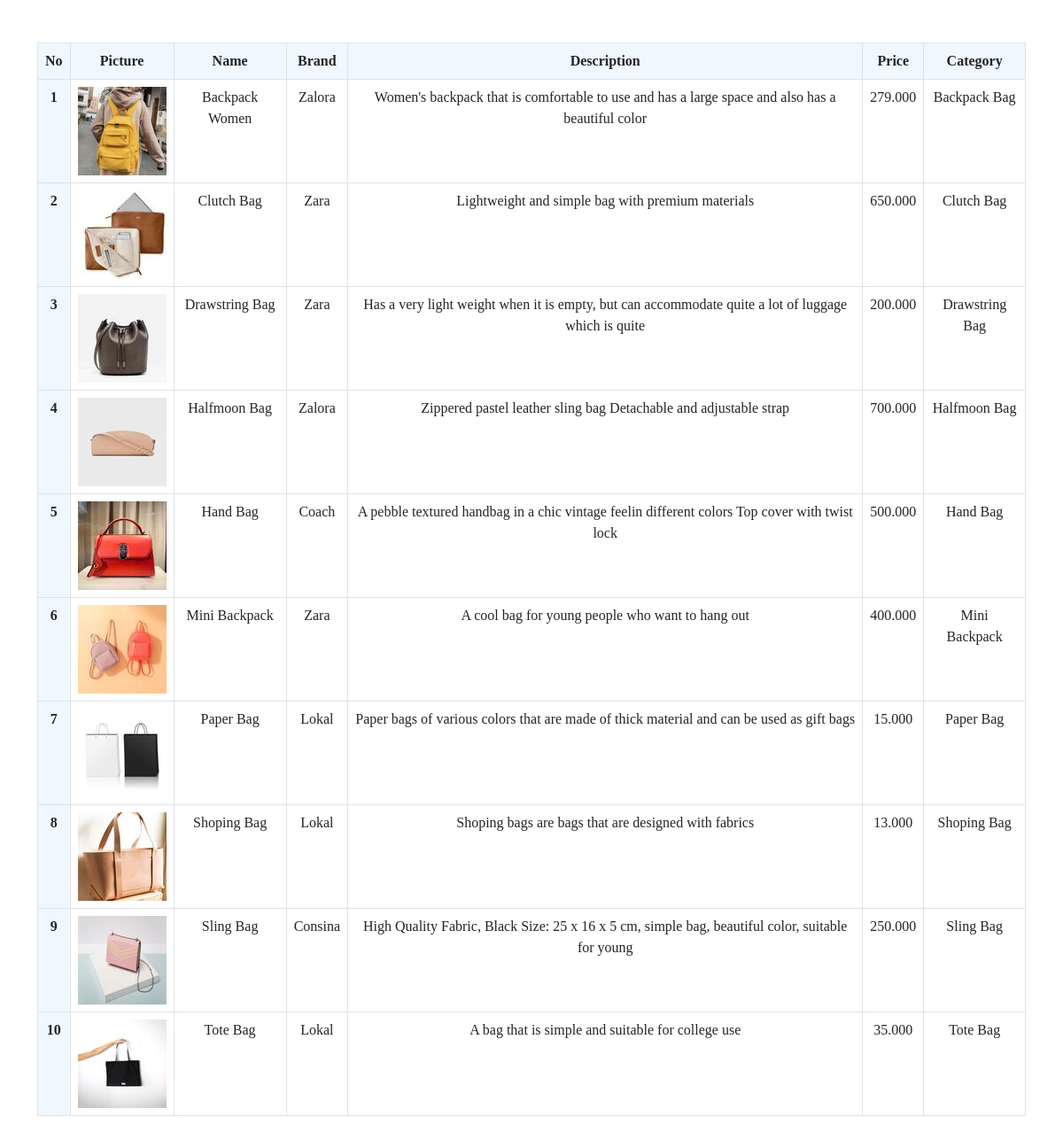
Page /latihan4b.php/index.php on the committed database.
### tables this page shows
CREATE TABLE `products` (
  `id` int(11) NOT NULL,
  `picture` varchar(50) NOT NULL,
  `name` varchar(100) NOT NULL,
  `brand` varchar(100) NOT NULL,
  `description` varchar(100) NOT NULL,
  `category` varchar(100) NOT NULL,
  `price` varchar(100) NOT NULL
);

### latihan4b.php/php/function.php (called while the page is built, shortened)
<?php
function koneksi()
{
    $conn = mysqli_connect("localhost", "root", "");
    mysqli_select_db($conn, "pw_tubes_203040166");
    return $conn;
}
function query($sql)
{
    $conn = koneksi();
    $result = mysqli_query($conn, "$sql");
    while ($row  = mysqli_fetch_assoc($result)) {
        $rows[] = $row;
    }
    return $rows;
}
?>

### latihan4b.php/index.php (the view, shortened to what this page needs)
<?php
require 'php/function.php';
$products = query("SELECT * FROM products");
?>
<!DOCTYPE html>
<html lang="en">
<head>
    <link rel="stylesheet" href="css/style.css">
    <link href="https://cdn.jsdelivr.net/npm/bootstrap@5.0.0-beta2/dist/css/bootstrap.min.css" rel="stylesheet">
</head>
<body>
    <div class="container mt-5 mb-5">
        <table id="cari" class="table table-bordered text-center">
            <thead>
                <tr style="background-color: aliceblue;">
                    <th>No</th>
                    <th>Picture</th>
                    <th>Name</th>
                    <th>Brand</th>
                    <th>Description</th>
                    <th>Price</th>
                    <th>Category</th>
                </tr>
            </thead>
            <?php $i = 1 ?>
            <?php foreach( $products as $p ) : ?>
                <tr>
                    <th scope="row" style="background-color: aliceblue;" ><?= $i ?></th>
                    <td><img src="assets/img/<?= $p["picture"]; ?>"></td>
                    <td><?= $p["name"] ?></td>
                    <td><?= $p["brand"] ?></td>
                    <td><?= $p["description"] ?></td>
                    <td><?= $p["price"] ?></td>
                    <td><?= $p["category"] ?></td>
                </tr>
                <?php $i++ ?>
            <?php endforeach; ?>
        </table>
    </div>
</body>
</html>

### latihan4b.php/css/style.css (style rules this page uses)
.container { font-family: 'AkayaTelivigala-Regular'; }

### rows in the picture
products: picture (picture), name "Backpack Women", brand "Zalora", description "Women's backpack that is comfortable to use and has a large space and also has a beautiful color", price "279.000", category "Backpack Bag"
products: picture (picture), name "Clutch Bag", brand "Zara", description "Lightweight and simple bag with premium materials", price "650.000", category "Clutch Bag"
products: picture (picture), name "Drawstring Bag", brand "Zara", description "Has a very light weight when it is empty, but can accommodate quite a lot of luggage which is quite", price "200.000", category "Drawstring Bag"
products: picture (picture), name "Halfmoon Bag", brand "Zalora", description "Zippered pastel leather sling bag Detachable and adjustable strap", price "700.000", category "Halfmoon Bag"
products: picture (picture), name "Hand Bag", brand "Coach", description "A pebble textured handbag in a chic vintage feelin different colors Top cover with twist lock", price "500.000", category "Hand Bag"
products: picture (picture), name "Mini Backpack", brand "Zara", description "A cool bag for young people who want to hang out", price "400.000", category "Mini Backpack"
products: picture (picture), name "Paper Bag", brand "Lokal", description "Paper bags of various colors that are made of thick material and can be used as gift bags", price "15.000", category "Paper Bag"
products: picture (picture), name "Shoping Bag", brand "Lokal", description "Shoping bags are bags that are designed with fabrics", price "13.000", category "Shoping Bag"
products: picture (picture), name "Sling Bag", brand "Consina", description "High Quality Fabric, Black Size: 25 x 16 x 5 cm, simple bag, beautiful color, suitable for young", price "250.000", category "Sling Bag"
products: picture (picture), name "Tote Bag", brand "Lokal", description "A bag that is simple and suitable for college use", price "35.000", category "Tote Bag"
